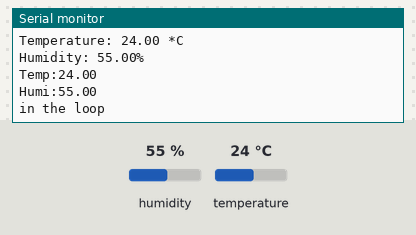
A sketch run on a simulated ESP32. Shown: the last lines printed to the serial monitor. Inputs (shaded band) come from the test bench; at power-on: humidity 55 %, temperature 24 °C.

Above: at 1.6 s.
1.7 s: humidity set to 22 %
At 4.4 s:
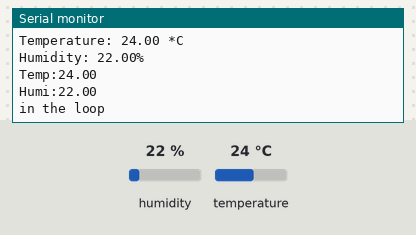
5.6 s: temperature set to 12 °C
At 6.8 s:
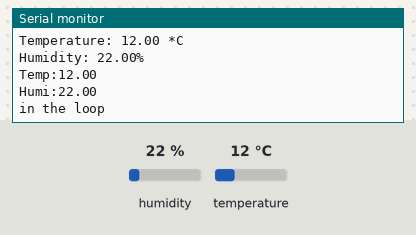
9.5 s: humidity set to 40 %
At 12.9 s:
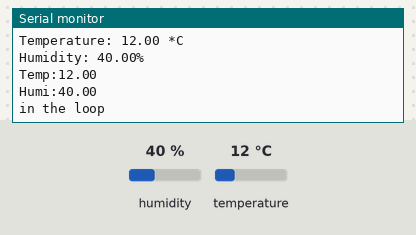
Timing chart, 0 to 14.4 s (numbered marks = the images above; inputs shaded):
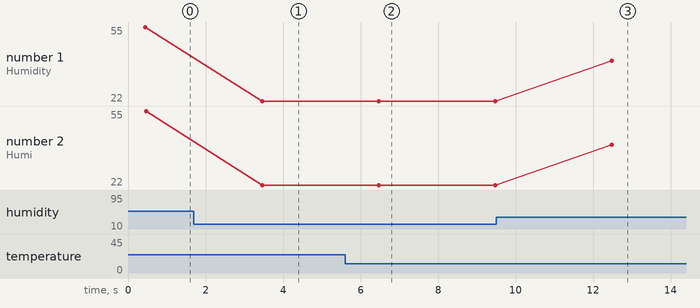

The sketch:

esp32.HT.DHT2211.task.queue.TS.181118.ino
```cpp
#include <WiFi.h>
#include "esp_wpa2.h"
#include "ThingSpeak.h"
#include <Adafruit_Sensor.h>
#include <DHT.h>
#include <DHT_U.h>

#include <U8x8lib.h>  // bibliothèque à charger a partir de
// the OLED used
U8X8_SSD1306_128X64_NONAME_SW_I2C u8x8(15, 4, 16); // data, clock, reset

#define DHTPIN         17       // Pin which is connected to the DHT sensor.

// Uncomment the type of sensor in use:
//#define DHTTYPE           DHT11     // DHT 11
#define DHTTYPE           DHT22     // DHT 22 (AM2302)

WiFiClient  client;
char ssid[] = "Livebox-08B0";          //  your network SSID (name)
char pass[] = "G79ji6dtEptVTPWmZP";   // your network passw

// See guide for details on sensor wiring and usage:
//   https://learn.adafruit.com/dht/overview

DHT_Unified dht(DHTPIN, DHTTYPE);

uint32_t delayMS;

QueueHandle_t squeue;
int queueSize=4;

float sensors[2];

void taskOLED( void * parameter)
{
  const TickType_t xDelay = 3000 / portTICK_PERIOD_MS; // portTICK_PERIOD is 1 ms
  char dbuff[32];
  float sensors[2];
  while(true)
    {
    delay(1000);
    xQueuePeek(squeue,(float *)sensors,10000);
    u8x8.clear();
    u8x8.drawString(0,0,"Sensors T/H");
    delay(1000);
    sprintf(dbuff,"Temp:%2.2f*C",sensors[0]);
    u8x8.drawString(0,2,dbuff);
    delay(1000);
    sprintf(dbuff,"Humi:%2.2f%",sensors[1]);
    u8x8.drawString(0,4,dbuff);
    vTaskDelay(xDelay);
    }
 }


void taskDHT22( void * parameter)
{
  const TickType_t xDelay = 3000 / portTICK_PERIOD_MS; // portTICK_PERIOD is 1 ms
  //float temp,humi;
  float sensors[2];
  // Get temperature event and print its value.
  while(true)
  {
  sensors_event_t event;
  dht.temperature().getEvent(&event);
  if (isnan(event.temperature)) {
    Serial.println("Error reading temperature!");
  }
  else {
    Serial.print("Temperature: ");
    sensors[0]=(float)event.temperature;
    Serial.print(sensors[0]);
    Serial.println(" *C");
  }
  // Get humidity event and print its value.
  dht.humidity().getEvent(&event);
  if (isnan(event.relative_humidity)) {
    Serial.println("Error reading humidity!");
  }
  else {
    Serial.print("Humidity: ");
    sensors[1]=(float)event.relative_humidity;
    Serial.print(sensors[1]);
    Serial.println("%");
  }
  xQueueSend(squeue,(float *)sensors,0);
  vTaskDelay(xDelay);
  }
}

void setup() {
  Serial.begin(9600);
//  u8x8.begin();  // initialize OLED
//  u8x8.setFont(u8x8_font_chroma48medium8_r);
  dht.begin();
  Serial.println("DHTxx Unified Sensor Example");
  // Print temperature sensor details.
  sensor_t sensor;
  dht.temperature().getSensor(&sensor);
  Serial.println("------------------------------------");
  Serial.println("Temperature");
  Serial.print  ("Sensor:       "); Serial.println(sensor.name);
  Serial.print  ("Driver Ver:   "); Serial.println(sensor.version);
  Serial.print  ("Unique ID:    "); Serial.println(sensor.sensor_id);
  Serial.print  ("Max Value:    "); Serial.print(sensor.max_value); Serial.println(" *C");
  Serial.print  ("Min Value:    "); Serial.print(sensor.min_value); Serial.println(" *C");
  Serial.print  ("Resolution:   "); Serial.print(sensor.resolution); Serial.println(" *C");
  Serial.println("------------------------------------");
  // Print humidity sensor details.
  dht.humidity().getSensor(&sensor);
  Serial.println("------------------------------------");
  Serial.println("Humidity");
  Serial.print  ("Sensor:       "); Serial.println(sensor.name);
  Serial.print  ("Driver Ver:   "); Serial.println(sensor.version);
  Serial.print  ("Unique ID:    "); Serial.println(sensor.sensor_id);
  Serial.print  ("Max Value:    "); Serial.print(sensor.max_value); Serial.println("%");
  Serial.print  ("Min Value:    "); Serial.print(sensor.min_value); Serial.println("%");
  Serial.print  ("Resolution:   "); Serial.print(sensor.resolution); Serial.println("%");
  Serial.println("------------------------------------");

  // Set delay between sensor readings based on sensor details.
  xTaskCreate(
                    taskDHT22,          /* Task function. */
                    "taskDHT22",        /* String with name of task. */
                    10000,            /* Stack size in words. */
                    NULL,             /* Parameter passed as input of the task */
                    0,                /* Priority of the task. */
                    NULL);

// xTaskCreate(
//                    taskOLED,          /* Task function. */
//                    "taskOLED",        /* String with name of task. */
//                    10000,            /* Stack size in words. */
//                    NULL,             /* Parameter passed as input of the task */
//                    0,                /* Priority of the task. */
//                    NULL);            /* Task handle. *//* Task handle. */

squeue = xQueueCreate(queueSize,2*sizeof(float));

}

void loop() {
  float sensors[2];
  Serial.println("in the loop");
  xQueueReceive(squeue,(float *)sensors,10000);
  Serial.print("Temp:");Serial.println(sensors[0]);
  Serial.print("Humi:");Serial.println(sensors[1]);

}
```

Measured:
- after the input at 1.7 s, the serial monitor: prints a new line after 1.8 s (image 1)
- after the input at 5.6 s, the serial monitor: prints a new line after 0.87 s (image 2)
- after the input at 9.5 s, the serial monitor: prints a new line after 3.0 s (image 3)
- plotted number 1: 22 → 40 after the input at 9.5 s
- plotted number 2: 22 → 40 after the input at 9.5 s
